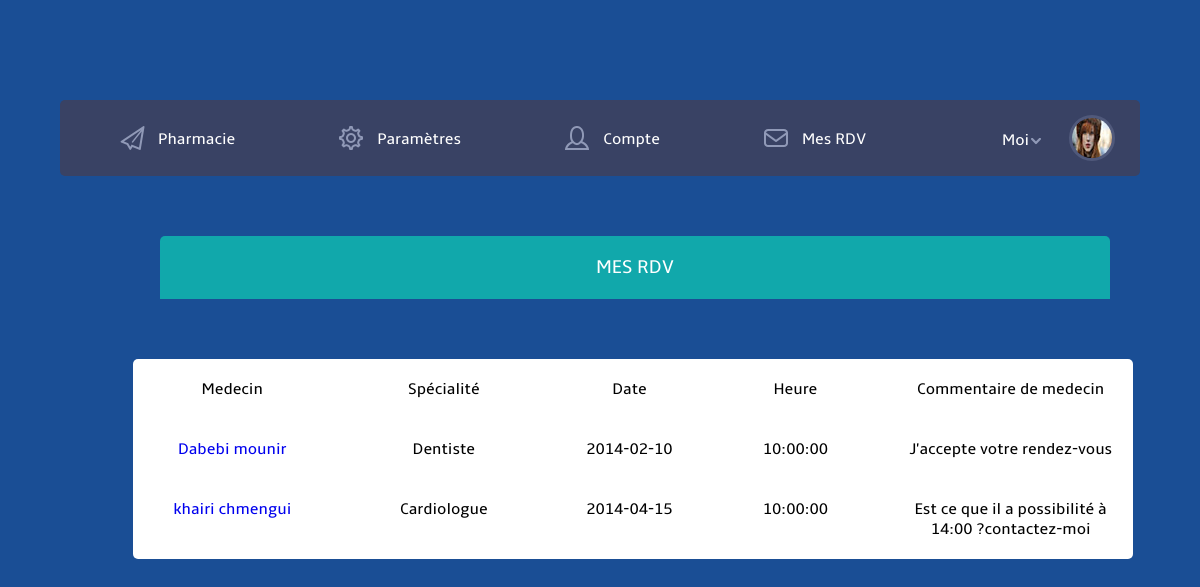
The app's page /Patient/rdv.php?id=1 (signed in) with its own data.
### tables this page shows
CREATE TABLE IF NOT EXISTS `patients` (
  `id_patient` int(11) NOT NULL AUTO_INCREMENT,
  `nom` varchar(30) NOT NULL,
  `prenom` varchar(30) NOT NULL,
  `email` varchar(30) NOT NULL,
  `mdp` varchar(8) NOT NULL,
  `cin` varchar(8) NOT NULL,
  `telephone` varchar(8) NOT NULL,
  `sexe` varchar(5) NOT NULL,
  `date_naissance` varchar(10) NOT NULL,
  `rue` varchar(300) NOT NULL,
  `gouvernorat` varchar(30) NOT NULL,
  `bonus` int(11) NOT NULL,
  `etat` int(11) NOT NULL,
  `guide_test` int(11) NOT NULL DEFAULT '0',
  PRIMARY KEY (`id_patient`),
  UNIQUE KEY `email` (`email`,`cin`)
);

CREATE TABLE IF NOT EXISTS `rdv` (
  `id_rdv` int(11) NOT NULL AUTO_INCREMENT,
  `date` date NOT NULL,
  `heure` time NOT NULL,
  `id_personne` int(11) NOT NULL,
  `id_medecin` int(11) NOT NULL,
  `commentaire` mediumtext NOT NULL,
  PRIMARY KEY (`id_rdv`)
);

CREATE TABLE IF NOT EXISTS `medecin` (
  `id_medecin` int(11) NOT NULL AUTO_INCREMENT,
  `nom` varchar(40) NOT NULL,
  `prenom` varchar(40) NOT NULL,
  `adresse` varchar(40) NOT NULL,
  `adresse_mail` varchar(40) NOT NULL,
  `mdp` varchar(11) NOT NULL,
  `telephone` varchar(8) NOT NULL,
  `fax` varchar(20) NOT NULL,
  `type` varchar(20) NOT NULL,
  `gouvernorat` varchar(30) NOT NULL,
  `specialite` varchar(20) NOT NULL,
  `biographie` mediumtext NOT NULL,
  `note` int(11) NOT NULL DEFAULT '0',
  `nb_vote` int(11) NOT NULL DEFAULT '0',
  `guide_test` int(11) NOT NULL DEFAULT '0',
  PRIMARY KEY (`id_medecin`),
  UNIQUE KEY `adresse_mail` (`adresse_mail`)
);

### Patient/rdv.php (the view, shortened to what this page needs)
<?php
if(isset($_SESSION['login_patient']) && isset($_SESSION['mdp_patient'])){
?>
<?php
$id=$_GET['id'];
$requete="SELECT * FROM `patients` WHERE id_patient='$id' ";
$resultat=mysql_query($requete);
$requete2="SELECT * FROM `rdv` r INNER JOIN `medecin` m ON r.id_medecin=m.id_medecin   WHERE r.id_personne='$id' ";
$resultat2=mysql_query($requete2);
?>
<!DOCTYPE HTML>
<head>
<link href="./css/style.css" rel="stylesheet" type="text/css" media="all"/>
<link href="./css/nav.css" rel="stylesheet" type="text/css" media="all"/>
  <link rel="stylesheet" href="./css/clndr.css" type="text/css" />
</head>
<?php while($ligne=mysql_fetch_array($resultat)){?>
<body>
	    <div class="wrap">
	      <div class="header">
	      	  <div class="header_top">
					  <div class="menu">
							<ul class="nav">
                            	<li><a href="../Portail_pharmacie/index.php"  target="_blank" ><i><img src="./images/invites.png" alt="" /></i>Pharmacie</a></li>
								<li><a href="parametres.php?id=<?php echo $ligne['id_patient'];?>"><i><img src="./images/settings.png" alt="" /></i>Paramètres</a></li>
								<li><a href="profile.php?id=<?php echo $ligne['id_patient'];?>"><i><img src="./images/user.png" alt="" /></i>Compte</a></li>
								<li><a href="rdv.php?id=<?php echo $ligne['id_patient'];?>"><i><img src="./images/mail.png" alt="" /></i>Mes RDV</a></li>
						    </ul>
				        </div>
					  <div class="profile_details">
				    		   <div id="loginContainer">
				                  <a id="loginButton" class=""><span>Moi</span></a>
				            </div>
				             <div class="profile_img">
				             	<a href="#"><img src="./images/petit.jpg" alt="" />	</a>
				             </div>
					    </div>
				   </div>
			</div>
	</div>
	<div class="mesrdv">
	<h3>Mes RDV</h3>
	<table border="1">
<tr>
	   <td>Medecin</td>
	   <td>Spécialité</td>
       <td>Date</td>
	   <td>Heure</td>
       <td>Commentaire de medecin</td></br></br></br>
</tr>
	<?php while($ligne2=mysql_fetch_array($resultat2)){?>
<tr>
       <td><a href="medecin.php?id=<?php echo $ligne['id_patient'];?>&ida=<?php echo $ligne2['id_medecin'];?>"><?php echo $ligne2['nom']." ".$ligne2['prenom'];?></a></td>
       <td><?php echo $ligne2['specialite'];?></td>
	   <td><?php echo $ligne2['date'];?></td>
	   <td><?php echo $ligne2['heure'];?></td>
       <td><?php echo $ligne2['commentaire'];?></td>
</tr>
</div>
	<?php   }  ?>
	<?php   }  ?>
</body>
</html>
<?php
}
else
{
header('refresh:1; URL= ../index.php');
}
?>

### Patient/css/style.css (style rules this page uses)
html,body,div,span,applet,object,iframe,h1,h2,h3,h4,h5,h6,p,blockquote,pre,a,abbr,acronym,address,big,cite,code,del,dfn,em,img,ins,kbd,q,s,samp,small,strike,strong,sub,sup,tt,var,b,u,i,dl,dt,dd,ol,nav ul,nav li,fieldset,form,label,legend,table,caption,tbody,tfoot,thead,tr,th,td,article,aside,canvas,details,embed,figure,figcaption,footer,header,hgroup,menu,nav,output,ruby,section,summary,time,mark,audio,video { margin:0;padding:0;border:0;font-size:100%;font:inherit;vertical-align:baseline; }
ol,ul { list-style:none;margin:0;padding:0; }
table { border-collapse:collapse;border-spacing:0; }
a { text-decoration:none; }
img { max-width:100%; }
body { font-family: 'ambleregular'; background: #1A4E95; margin:100px 0; }
.wrap { width:80%; margin:0 auto; transition:all .2s linear; -moz-transition:all .2s linear; -webkit-transition:all .2s linear; -o-transition:all .2s linear; -ms-transition:all .2s linear; }
.header_top { background:#394264; border-radius:5px; -webkit-border-radius:5px; -moz-border-radius:5px; -o-border-radius:5px; position:relative; }
.profile_details { float:right; margin: 15px 25px; }
#loginContainer { position:relative; float:left; padding-right:10px; padding-top:15px; }
#loginButton { display:inline-block; position:relative; z-index:30; cursor:pointer; }
#loginButton span { color:#FFF; font-size:1em; background:url(../images/loginArrow.png) no-repeat 26px 8px; display:block; padding: 0 30px 0 0; font-family: 'ambleregular'; }
.profile_img { float:right; }
.profile_img img { display:block; border-radius:3em; -webkit-border-radius:3em; -moz-border-radius:3em; -o-border-radius:3em; border:3px solid #50597b; }
@media only screen and (max-width: 1600px) { .mesrdv h3 ,.parametre_compte h3 ,.recherchemedecin h3 , .listemedecin h3 , .profilemedecin h3 ,.rechercheassociation h3 ,.listeassociation h3 ,.profileassociation h3 ,.modifagenda h3,.ajouagenda h3,.myagenda h3, .rechercheeve h3 ,.listeeve h3 ,.recherchearticle h3 ,.listearticle h3 ,.showarticle h3,.myprofile h3 { color: #FFF; font-size: 1.2em; text-transform: uppercase; padding:20px 0; text-align: center; background: #11a8ab; border-radius:5px; -webkit-border-radius:5px 5px 0 0; -moz-border-radius:5px 5px 0 0; -o-border-radius:5px 5px 0 0; width:950px; position:relative; left:160px; } }
@media only screen and (max-width: 1600px) { .mesrdv table { border-color:#000; background-color:#FFF; border-width:2px; width:1000px; text-align: center; border-radius:5px; position:relative; left:133px; } }
@media only screen and (max-width: 1600px) { .mesrdv table td { padding:20px; width:10px; height:10px; } }

### Patient/css/nav.css (style rules this page uses)
.menu { float:left; z-index: 1; }
.menu ul { margin-left:6px; }
.menu li { float:left; }
.menu li a { color:#FFF; font-size:1em; padding:22px 50px; display: block; text-align:center; color:#FFF; -webkit-transition: all 0.5s ease-in-out; -moz-transition: all 0.5s ease-in-out; -o-transition: all 0.5s ease-in-out; transition: all 0.5s ease-in-out; position:relative; }
.menu li i img { margin-bottom:-10px; margin-right:10px; }
.nav:before, .nav:after { content: " "; display: table; }
.nav:after { clear: both; }
.nav > li > a { display: block; }

### records on screen
rdv: id_medecin.nom "Dabebi", id_medecin.prenom "mounir", id_medecin.specialite "Dentiste", date "2014-02-10", heure "10:00:00", commentaire "J'accepte votre rendez-vous"
rdv: id_medecin.nom "khairi", id_medecin.prenom "chmengui", id_medecin.specialite "Cardiologue", date "2014-04-15", heure "10:00:00", commentaire "Est ce que il a possibilité à 14:00 ?contactez-moi"
